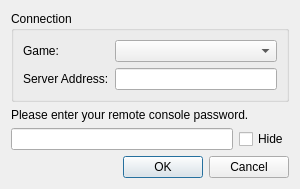
<?xml version="1.0" encoding="UTF-8"?>
<ui version="4.0">
 <class>RconPasswordDialog</class>
 <widget class="QDialog" name="RconPasswordDialog">
  <property name="geometry">
   <rect>
    <x>0</x>
    <y>0</y>
    <width>300</width>
    <height>171</height>
   </rect>
  </property>
  <property name="minimumSize">
   <size>
    <width>300</width>
    <height>0</height>
   </size>
  </property>
  <property name="windowTitle">
   <string>Connect to Remote Console</string>
  </property>
  <layout class="QVBoxLayout" name="verticalLayout">
   <item>
    <widget class="QGroupBox" name="connectionBox">
     <property name="title">
      <string>Connection</string>
     </property>
     <layout class="QFormLayout" name="formLayout">
      <item row="0" column="0">
       <widget class="QLabel" name="label_3">
        <property name="text">
         <string>Game:</string>
        </property>
       </widget>
      </item>
      <item row="0" column="1">
       <widget class="QComboBox" name="engines"/>
      </item>
      <item row="1" column="0">
       <widget class="QLabel" name="label_2">
        <property name="text">
         <string>Server Address:</string>
        </property>
       </widget>
      </item>
      <item row="1" column="1">
       <widget class="QLineEdit" name="leServerAddress"/>
      </item>
     </layout>
    </widget>
   </item>
   <item>
    <widget class="QLabel" name="label">
     <property name="text">
      <string>Please enter your remote console password.</string>
     </property>
    </widget>
   </item>
   <item>
    <layout class="QHBoxLayout" name="horizontalLayout">
     <item>
      <widget class="QLineEdit" name="lePassword"/>
     </item>
     <item>
      <widget class="QCheckBox" name="cbHidePassword">
       <property name="toolTip">
        <string>Hide password</string>
       </property>
       <property name="text">
        <string>Hide</string>
       </property>
      </widget>
     </item>
    </layout>
   </item>
   <item>
    <widget class="QDialogButtonBox" name="buttonBox">
     <property name="orientation">
      <enum>Qt::Horizontal</enum>
     </property>
     <property name="standardButtons">
      <set>QDialogButtonBox::Cancel|QDialogButtonBox::Ok</set>
     </property>
    </widget>
   </item>
  </layout>
 </widget>
 <resources/>
 <connections>
  <connection>
   <sender>buttonBox</sender>
   <signal>accepted()</signal>
   <receiver>RconPasswordDialog</receiver>
   <slot>accept()</slot>
   <hints>
    <hint type="sourcelabel">
     <x>248</x>
     <y>254</y>
    </hint>
    <hint type="destinationlabel">
     <x>157</x>
     <y>274</y>
    </hint>
   </hints>
  </connection>
  <connection>
   <sender>buttonBox</sender>
   <signal>rejected()</signal>
   <receiver>RconPasswordDialog</receiver>
   <slot>reject()</slot>
   <hints>
    <hint type="sourcelabel">
     <x>316</x>
     <y>260</y>
    </hint>
    <hint type="destinationlabel">
     <x>286</x>
     <y>274</y>
    </hint>
   </hints>
  </connection>
 </connections>
</ui>
